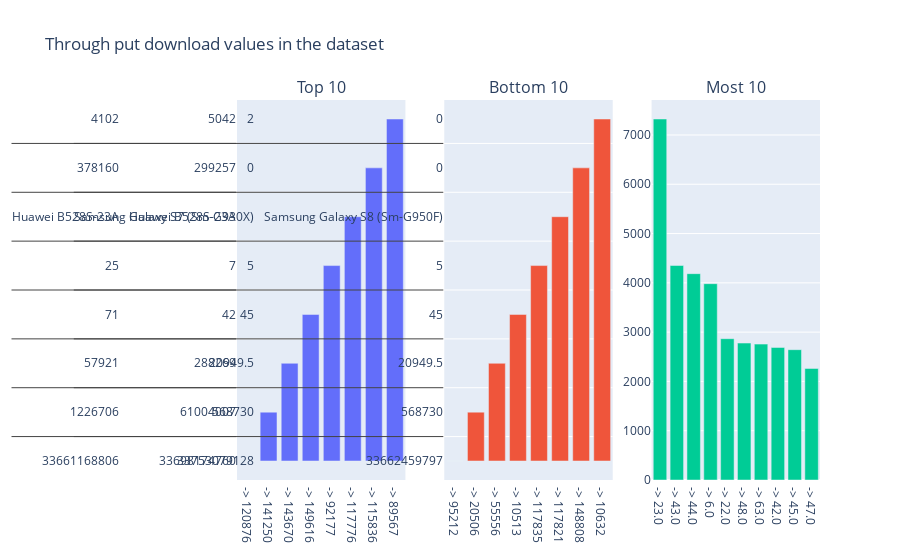

The code cell stored with this chart in its notebook:
### Code cell
plotly_multi_hist([top_10_dl, bot_10_dl, freq_10_dl], 1, 3, "Through put download values in the dataset", ['Top 10', 'Bottom 10', 'Most 10'])

### Figure 1 — Plotly figure (JSON) as saved in the notebook; plotly's stock layout.template omitted (floating-point values rounded to 4 significant figures)
{"data": [{"type": "bar", "x": ["-> 120876", "-> 141250", "-> 143670", "-> 149616", "-> 92177", "-> 117776", "-> 115836", "-> 89567", "-> 116550", "-> 41551"], "xaxis": "x", "y": [[33661168806, 1226706, 57921, 71, 25, "Huawei B528S-23A", 378160, 4102], [33698174760, 61004007, 288269, 42, 7, "Huawei B528S-23A", 299257, 5042], [33672505906, 91336, 16181, 24, 20, "Samsung Galaxy S9 Sm-G960F Ds", 299002, 14242], [33651688261, 150808, 20950.0, 34, 4, "Apple iPhone Xs Max (A2101)", 276040, 1112], [33668563049, 27912589, 98428, 39, 10, "Apple iPhone Xr (A2105)", 269362, 6843], [33768694413, 816345, 2231, 28, 27, "Huawei B528S-23A", 266332, 3556], [33668425947, 432587162, 120432, 85, 29, "Huawei B528S-23A", 265440, 3952], [33662681056, 9535, 20950.0, 22, 15, "Huawei P20", 264448, 1276], [33665490907, 6438686, 104062, 64, 5, "Apple iPhone Xr (A2105)", 263047, 11005], [33786863758, 597147, 4102, 32, 11, "Samsung Galaxy S8 (Sm-G950F)", 254253, 3426]], "yaxis": "y"}, {"type": "bar", "x": ["-> 95212", "-> 20506", "-> 55556", "-> 10513", "-> 117835", "-> 117821", "-> 148808", "-> 10632", "-> 20517", "-> 95306"], "xaxis": "x2", "y": [[33753079128, 568730, 20950.0, 45, 5, "Samsung Galaxy S7 (Sm-G930X)", 0, 2], [33662459797, 568730, 20950.0, 45, 5, "Samsung Galaxy S8 (Sm-G950F)", 0, 0], [33677213615, 568730, 20950.0, 45, 5, "Samsung Galaxy S7 (Sm-G930X)", 0, 2], [33670972499, 568730, 20950.0, 45, 5, "Huawei P8 Lite", 0, 1], [33769571093, 568730, 20950.0, 45, 5, "Sony Mobile Comm. Xperia Xa1", 0, 0], [33663309405, 568730, 20950.0, 45, 5, "Apple iPhone 6S Plus (A1687)", 0, 0], [33663706799, 568730, 20950.0, 45, 5, "Huawei B528S-23A", 0, 46], [33661113772, 568730, 20950.0, 45, 5, "Huawei B528S-23A", 0, 0], [33662425908, 568730, 20950.0, 45, 5, "Samsung Galaxy S6 Edge (Sm-G925X)", 0, 2], [33659307997, 568730, 14630, 45, 5, "Samsung Galaxy S6 Plus (Sm-G928)", 0, 1465]], "yaxis": "y2"}, {"type": "bar", "x": ["-> 23.0", "-> 43.0", "-> 44.0", "-> 6.0", "-> 22.0", "-> 48.0", "-> 63.0", "-> 42.0", "-> 45.0", "-> 47.0"], "xaxis": "x3", "y": [7324, 4352, 4186, 3983, 2867, 2778, 2757, 2689, 2644, 2263], "yaxis": "y3"}], "layout": {"annotations": [{"font": {"size": 16}, "showarrow": false, "text": "Top 10", "x": 0.1444, "xanchor": "center", "xref": "paper", "y": 1, "yanchor": "bottom", "yref": "paper"}, {"font": {"size": 16}, "showarrow": false, "text": "Bottom 10", "x": 0.5, "xanchor": "center", "xref": "paper", "y": 1, "yanchor": "bottom", "yref": "paper"}, {"font": {"size": 16}, "showarrow": false, "text": "Most 10", "x": 0.8556, "xanchor": "center", "xref": "paper", "y": 1, "yanchor": "bottom", "yref": "paper"}], "showlegend": false, "title": {"text": "Through put download values in the dataset"}, "xaxis": {"anchor": "y", "domain": [0, 0.2889]}, "xaxis2": {"anchor": "y2", "domain": [0.3556, 0.6444]}, "xaxis3": {"anchor": "y3", "domain": [0.7111, 1]}, "yaxis": {"anchor": "x", "domain": [0, 1]}, "yaxis2": {"anchor": "x2", "domain": [0, 1]}, "yaxis3": {"anchor": "x3", "domain": [0, 1]}}}
